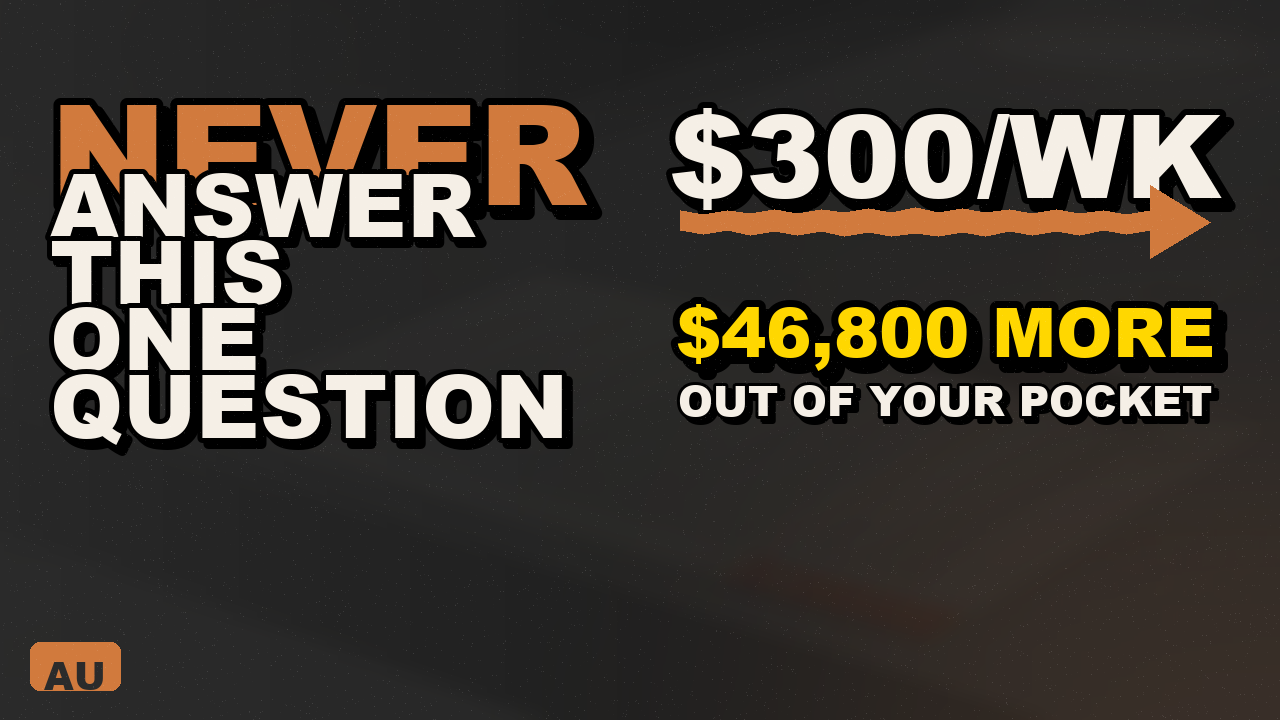
#> input picture content/au-dealer-math/scripts/v01-thumbnail-polished.png, 1280 x 720 px, given in place of kit-hero-cheatsheet-bg.png, which was not available
$ python build-v1-thumbnail-v3.py
#> lines starting #> are read from the running program, lines starting #| are printed output that depends on the picture; pictures that were not available may be replaced by others from this repository, and a replacement may not be noted
"""V1 thumbnail v3 — editorial discipline.

Critique of v2: too many competing elements (yellow + red + orange + cream + drop shadows everywhere). Read as "slapped together" not "designed."

v3 design rules:
- ONE accent color (orange), nothing else
- ONE photo element (tight contract crop, not full scene mush)
- ONE big typographic idea (the dollar number)
- ZERO drop shadows on text (drop shadows scream "engineer used PIL")
- DM Sans Bold, not Arial Black (more editorial, less "finance bro YT")
- Asymmetric composition with intentional negative space
- AUDM logo tiny bottom-right (brand mark, not headline)

Reference aesthetic: Bloomberg Businessweek / Wired cover style.

Output: content/au-dealer-math/scripts/v01-thumbnail-v3.png
"""
from PIL import Image, ImageDraw, ImageFont, ImageFilter, ImageEnhance, ImageOps
from pathlib import Path

REPO = Path(r"C:\dev\Claude")
OUT_DIR = REPO / "content" / "au-dealer-math" / "scripts"

CHARCOAL = (43, 43, 43)
OUTBACK_ORANGE = (209, 122, 61)
CREAM = (245, 239, 230)

BACKDROP = REPO / "content" / "au-dealer-math" / "scripts" / "v01-renders" / "stills" / "v2" / "kit-hero-cheatsheet-bg.png"
LOGO = REPO / "brand" / "au-dealer-math" / "channel-logo-v2.png"

FONTS_DIR = REPO / "fonts"
DMSANS_BOLD = FONTS_DIR / "DM_Sans" / "DMSans-Bold.ttf"
DMSANS_REGULAR = FONTS_DIR / "DM_Sans" / "DMSans-Regular.ttf"

W, H = 1280, 720


def font(path, size):
    return ImageFont.truetype(str(path), size)


def measure(draw, text, f):
    bb = draw.textbbox((0, 0), text, font=f)
    return bb[2] - bb[0], bb[3] - bb[1]


# ============================================================
# Backdrop: tight crop on the most dramatic part of kit-hero
# (the pen + contract + orange highlight stroke), heavily darkened
# ============================================================
src = Image.open(BACKDROP).convert("RGB")
#> src is the input picture: PIL image 1280x720 RGB; mean R, G, B 66.5, 60, 51.8
sw, sh = src.size

# Tight crop on the right-bottom area where the pen + paper + orange highlight live
# kit-hero is roughly 1456x816 — pen is around (60-70%, 60-80%)
crop_left = int(sw * 0.10)
crop_right = int(sw * 0.95)
crop_top = int(sh * 0.30)
crop_bottom = int(sh * 0.95)
src = src.crop((crop_left, crop_top, crop_right, crop_bottom))
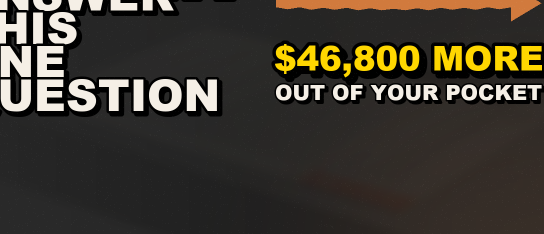
#> src: PIL image 1088x468 RGB (shown at 1/2 size); mean R, G, B 63, 57.9, 48.1

# Resize to thumbnail dims
src = ImageOps.fit(src, (W, H), Image.LANCZOS, centering=(0.5, 0.5))
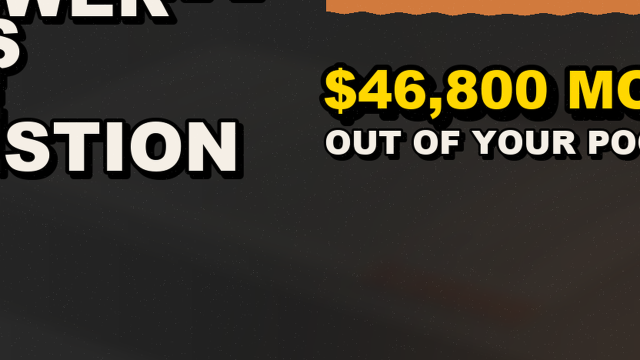
#> src: PIL image 1280x720 RGB (shown at 1/2 size); mean R, G, B 57.7, 53, 43.7

# Darken aggressively — photo is texture, not subject
src = ImageEnhance.Brightness(src).enhance(0.32)

# Very slight blur for depth
src = src.filter(ImageFilter.GaussianBlur(radius=2))

img = src.convert("RGBA")

# Vignette — pull edges deeper into shadow
vignette = Image.new("RGBA", (W, H), (0, 0, 0, 0))
#> vignette: PIL image 1280x720 RGBA; every value is 0
vd = ImageDraw.Draw(vignette)
for r in range(0, 250, 3):
    alpha = int(160 * (r / 250) ** 2)
    vd.rectangle([r, r, W - r, H - r], outline=(0, 0, 0, alpha), width=3)
vignette = vignette.filter(ImageFilter.GaussianBlur(radius=60))
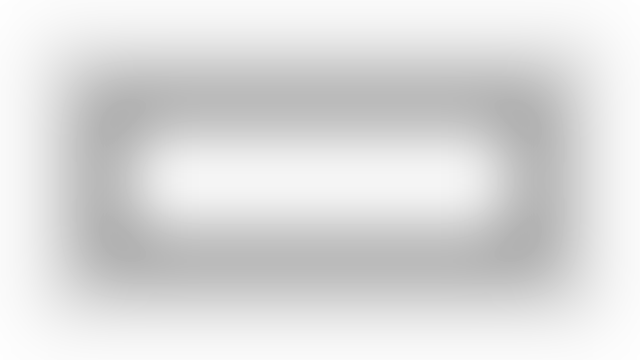
#> vignette: PIL image 1280x720 RGBA (shown at 1/2 size); mean R, G, B, A 0, 0, 0, 35.5; transparent parts drawn white
img = Image.alpha_composite(img, vignette)
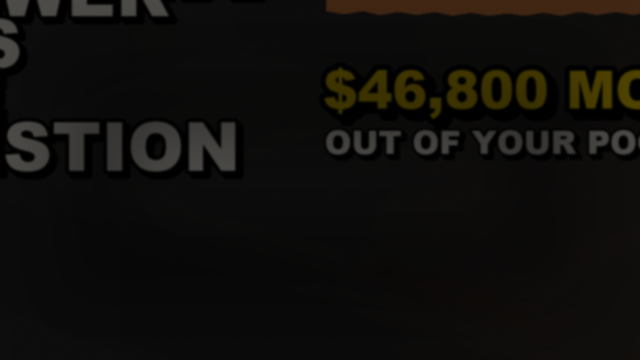
#> img: PIL image 1280x720 RGBA (shown at 1/2 size); mean R, G, B, A 15.5, 14.2, 11.7, 255

# Right-side gradient deepening (where the type lives)
right_overlay = Image.new("RGBA", (W, H), (0, 0, 0, 0))
ro = ImageDraw.Draw(right_overlay)
for x in range(W):
    # Stronger darkening on right 60%
    alpha = int(120 * max(0, (x - W * 0.4) / (W * 0.6)) ** 1.2)
    ro.line([(x, 0), (x, H)], fill=(0, 0, 0, alpha))
img = Image.alpha_composite(img, right_overlay)

draw = ImageDraw.Draw(img)

# ============================================================
# Tiny editorial header (top-left): "AU DEALER MATH · EP. 01"
# Small caps, cream 60%, intentionally restrained
# ============================================================
header_font = font(DMSANS_BOLD, 28)
header_text = "AU DEALER MATH   ·   EPISODE 01"
hw, hh = measure(draw, header_text, header_font)
#> hw = 477; hh = 20
draw.text((60, 50), header_text, font=header_font,
          fill=(CREAM[0], CREAM[1], CREAM[2], 160))

# Small horizontal orange rule under the header (editorial cue)
draw.rectangle([60, 50 + hh + 16, 60 + 80, 50 + hh + 22], fill=OUTBACK_ORANGE)

# ============================================================
# Subhead (small italic-feel): "if a dealer asks…"
# ============================================================
sub_font = font(DMSANS_REGULAR, 36)
sub_text = "If a dealer asks what your weekly budget is —"
sw_, sh_ = measure(draw, sub_text, sub_font)
#> sw_ = 830; sh_ = 34
draw.text((60, 180), sub_text, font=sub_font,
          fill=(CREAM[0], CREAM[1], CREAM[2], 200))

# ============================================================
# THE big number — single hero element, restrained colour (cream, NOT yellow)
# Orange highlight stroke under it (brand motif from logo v2)
# ============================================================
num_font_size = 280
num_font = font(DMSANS_BOLD, num_font_size)
num_text = "$46,800"
nw, nh = measure(draw, num_text, num_font)
#> nw = 1158; nh = 254

# Auto-fit to safe width
while nw > W - 120 and num_font_size > 100:
    num_font_size -= 8
    num_font = font(DMSANS_BOLD, num_font_size)
    nw, nh = measure(draw, num_text, num_font)
#> this loop made 0 passes
#> after the loop, num_font_size = 280

nx = 60
ny = 250
draw.text((nx, ny), num_text, font=num_font, fill=CREAM)

# Orange highlight stroke under the number — brand motif from logo v2
# Thick enough to read at 240×135, positioned just under the baseline
ascent, descent = num_font.getmetrics()
stroke_y = ny + ascent - 10
stroke_h = 26
draw.rectangle([nx, stroke_y, nx + nw + 6, stroke_y + stroke_h], fill=OUTBACK_ORANGE)

# ============================================================
# Caption under the number: tiny refined caption
# ============================================================
cap_font = font(DMSANS_REGULAR, 38)
cap_text = "more out of your pocket. The question that does it →"
cw, ch = measure(draw, cap_text, cap_font)
#> cw = 1003; ch = 37
# Auto-fit
while cw > W - 120:
    cap_font = font(DMSANS_REGULAR, cap_font.size - 2)
    cw, ch = measure(draw, cap_text, cap_font)
draw.text((60, ny + nh + stroke_h + 30), cap_text, font=cap_font,
          fill=(CREAM[0], CREAM[1], CREAM[2], 220))

# ============================================================
# Bottom-right: AUDM logo small as brand mark
# ============================================================
if LOGO.exists():
    logo = Image.open(LOGO).convert("RGBA")
    logo_size = 110
    logo = logo.resize((logo_size, logo_size), Image.LANCZOS)
    img.paste(logo, (W - logo_size - 40, H - logo_size - 40), logo)

# ============================================================
# Save
# ============================================================
out = OUT_DIR / "v01-thumbnail-v3.png"
img.convert("RGB").save(out, "PNG", optimize=True)
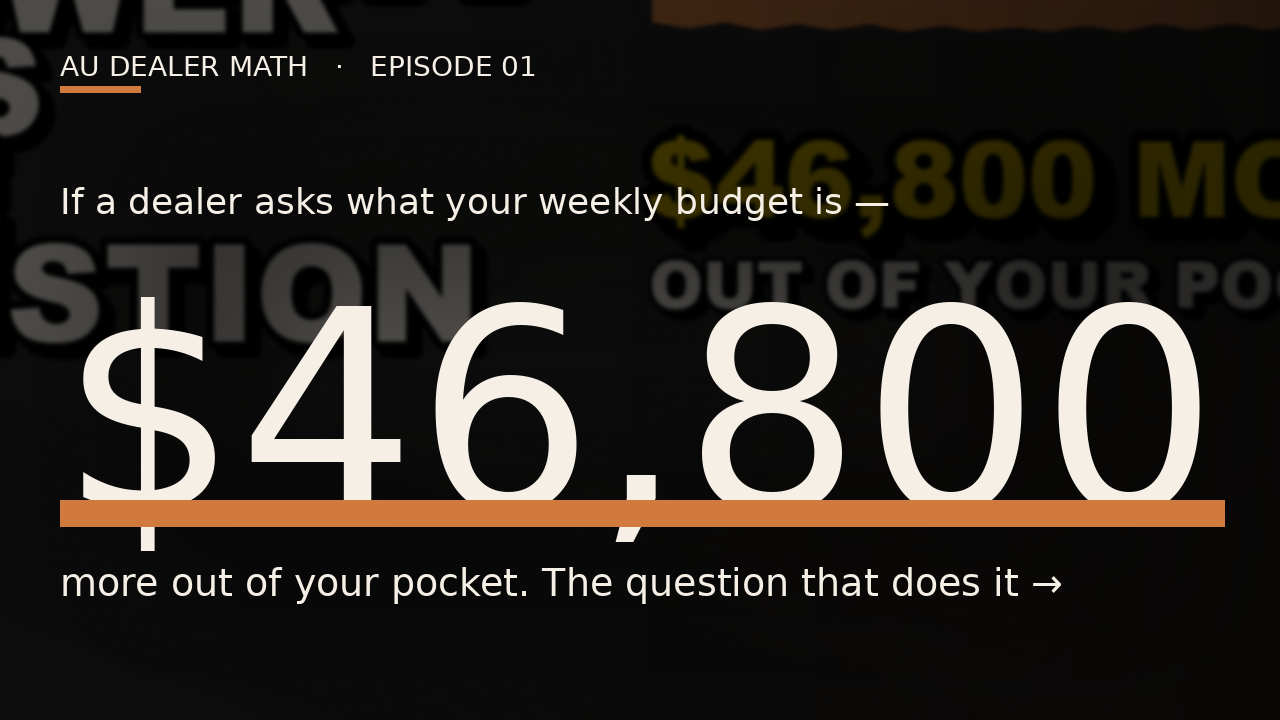
#> saved as v01-thumbnail-v3.png: PIL image 1280x720 RGB; mean R, G, B 42.6, 38.1, 33.4
print(f"[OK] v3 thumbnail: {out}")
#> (the run stopped early here; a loop or call above may not have finished)

$ run again, on content/au-dealer-math/scripts/v01-thumbnail-v2-a.png
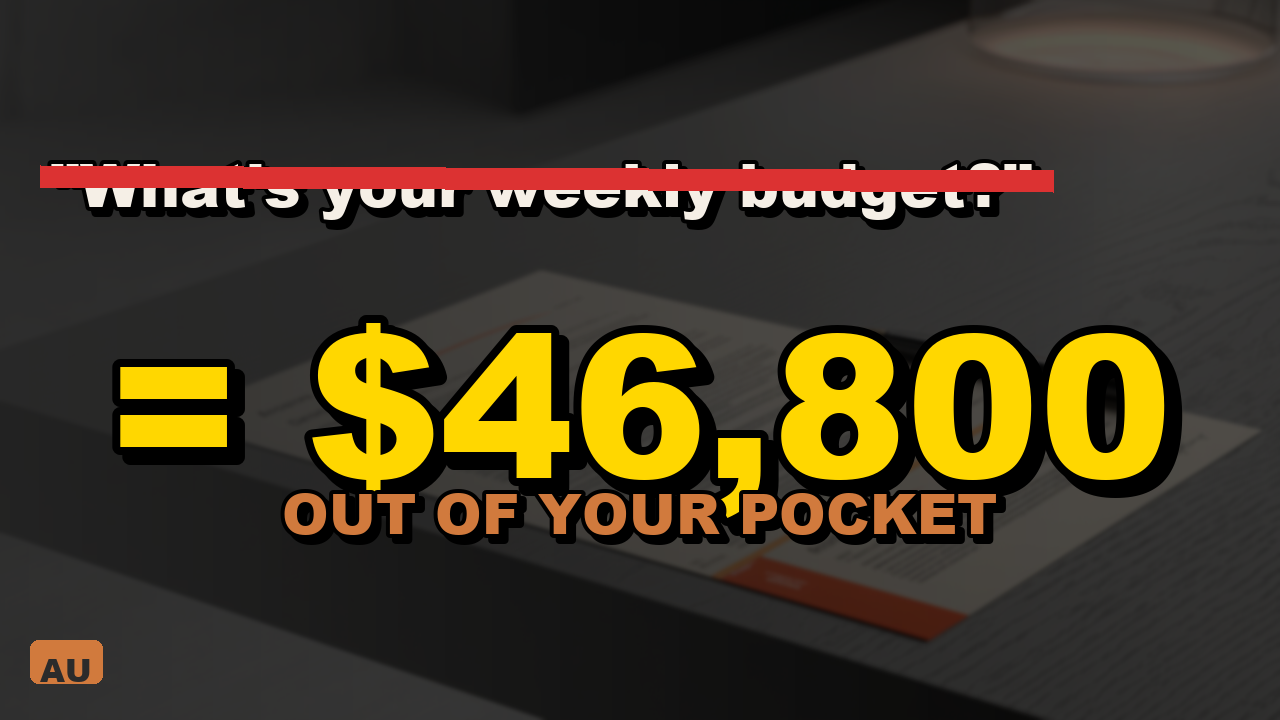
#> input picture content/au-dealer-math/scripts/v01-thumbnail-v2-a.png, 1280 x 720 px, given in place of kit-hero-cheatsheet-bg.png, which was not available
#> src is the input picture: PIL image 1280x720 RGB; mean R, G, B 66.8, 56.7, 36.3
#> `img = Image.alpha_composite(img, right_overlay)`:
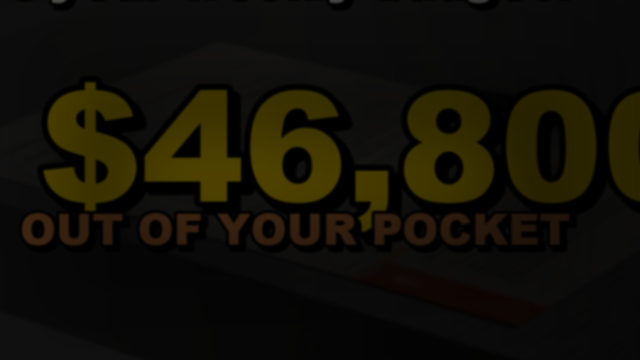
#> img: PIL image 1280x720 RGBA (shown at 1/2 size); mean R, G, B, A 18.1, 15.5, 6.7, 255
#> hw = 477; hh = 20
#> sw_ = 830; sh_ = 34
#> nw = 1158; nh = 254
#> after the loop `while nw > W - 120 and num_font_size > 100:`: num_font_size = 280
#> cw = 1003; ch = 37
#> `img.convert("RGB").save(out, "PNG", optimize=True)`:
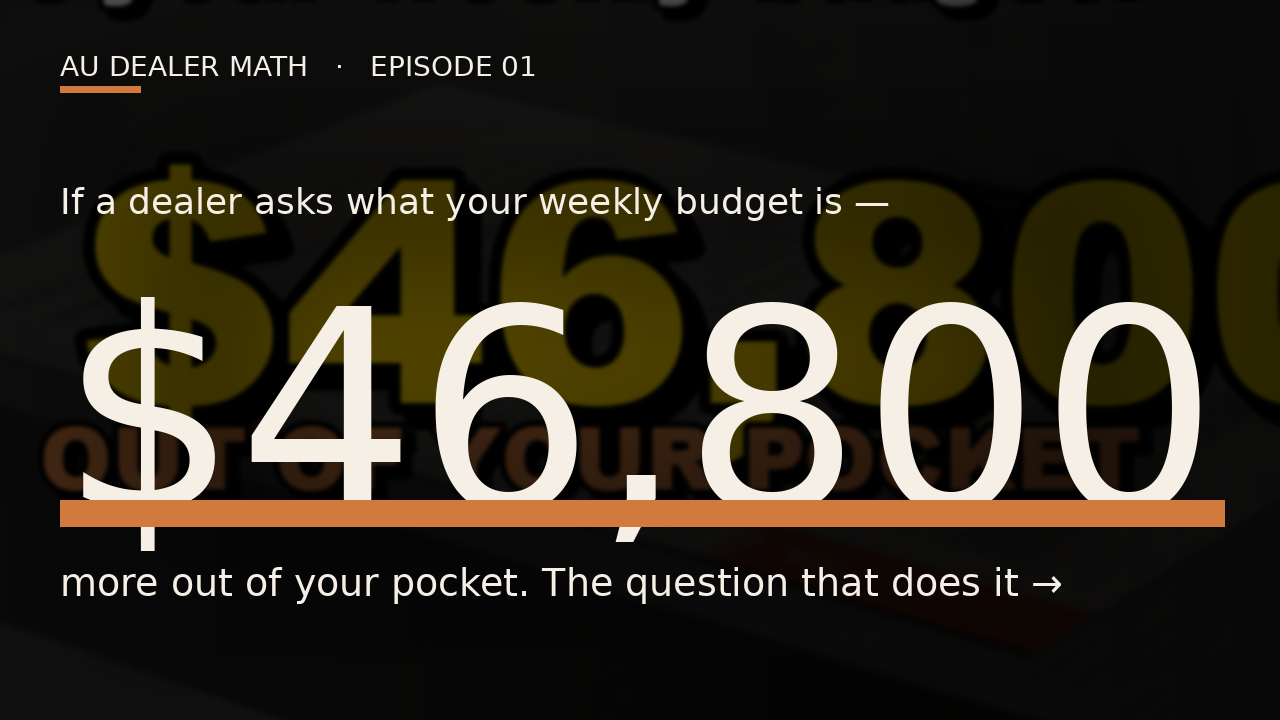
#> saved as v01-thumbnail-v3.png: PIL image 1280x720 RGB; mean R, G, B 46.2, 40.5, 30.2

$ run again, on content/au-dealer-math/scripts/v01-thumbnail-v2-b.png
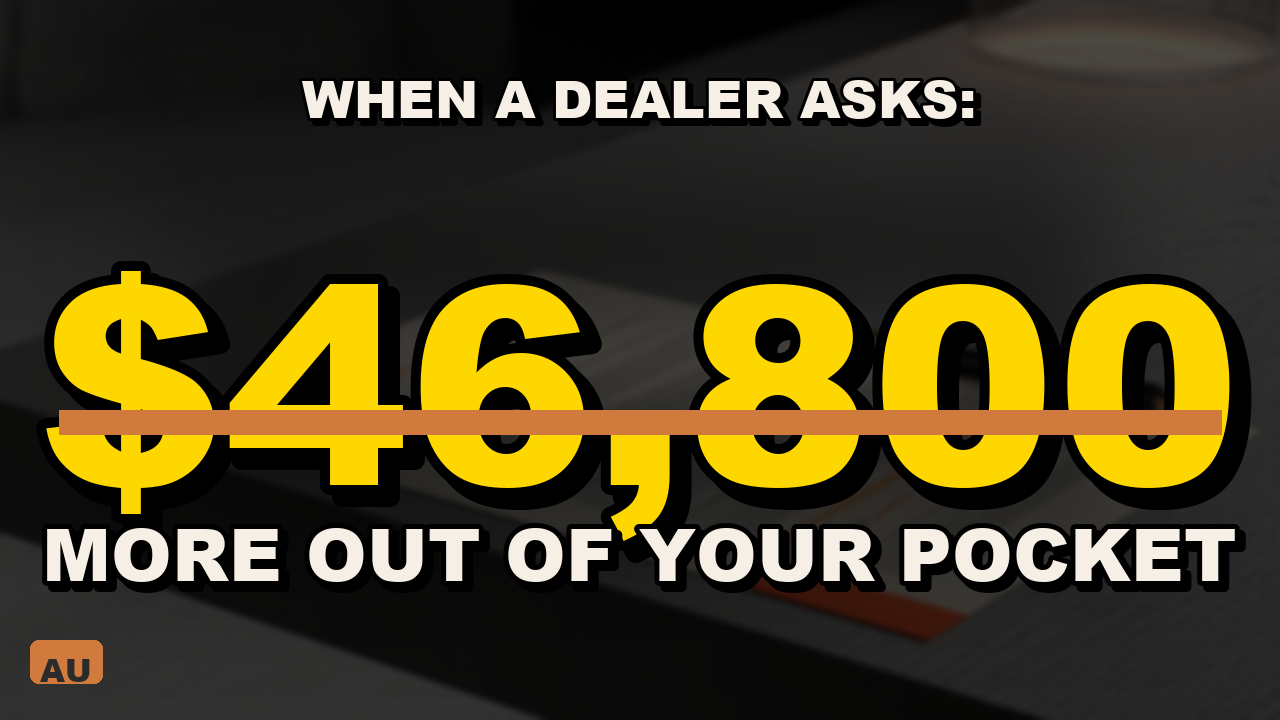
#> input picture content/au-dealer-math/scripts/v01-thumbnail-v2-b.png, 1280 x 720 px, given in place of kit-hero-cheatsheet-bg.png, which was not available
#> src is the input picture: PIL image 1280x720 RGB; mean R, G, B 72.5, 63.4, 32.3
#> `img = Image.alpha_composite(img, right_overlay)`:
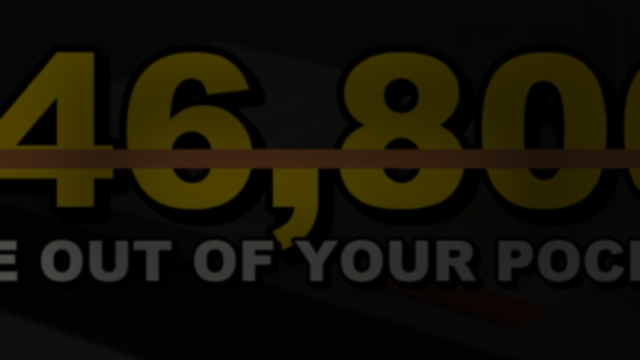
#> img: PIL image 1280x720 RGBA (shown at 1/2 size); mean R, G, B, A 20.8, 17.6, 6.4, 255
#> hw = 477; hh = 20
#> sw_ = 830; sh_ = 34
#> nw = 1158; nh = 254
#> after the loop `while nw > W - 120 and num_font_size > 100:`: num_font_size = 280
#> cw = 1003; ch = 37
#> `img.convert("RGB").save(out, "PNG", optimize=True)`:
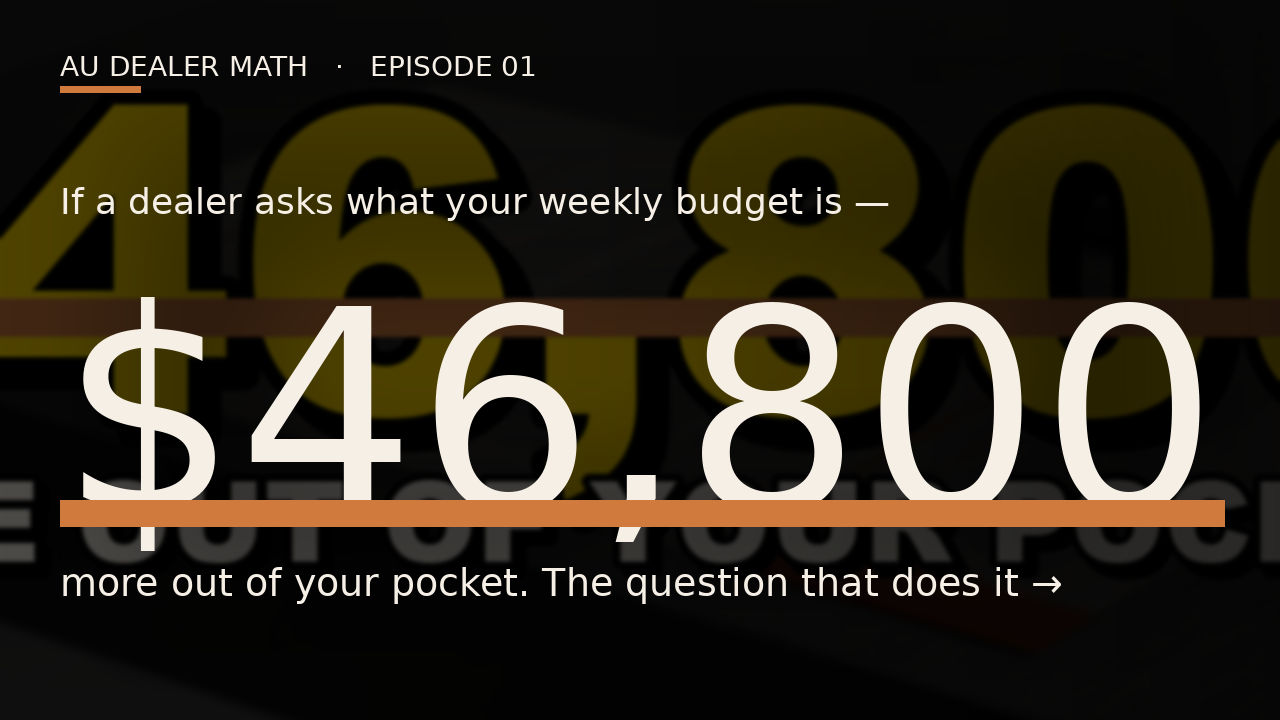
#> saved as v01-thumbnail-v3.png: PIL image 1280x720 RGB; mean R, G, B 48, 41.7, 29.1
